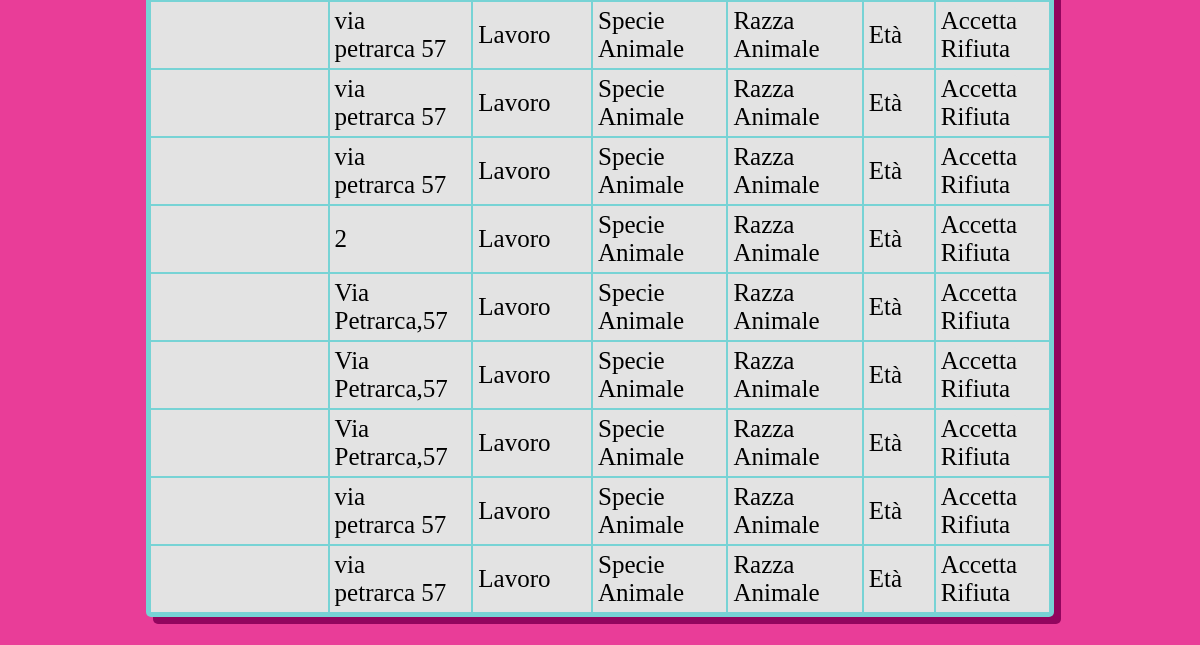
/home_amministratore/ (signed in, lower part), run on an earlier commit of the app's database.
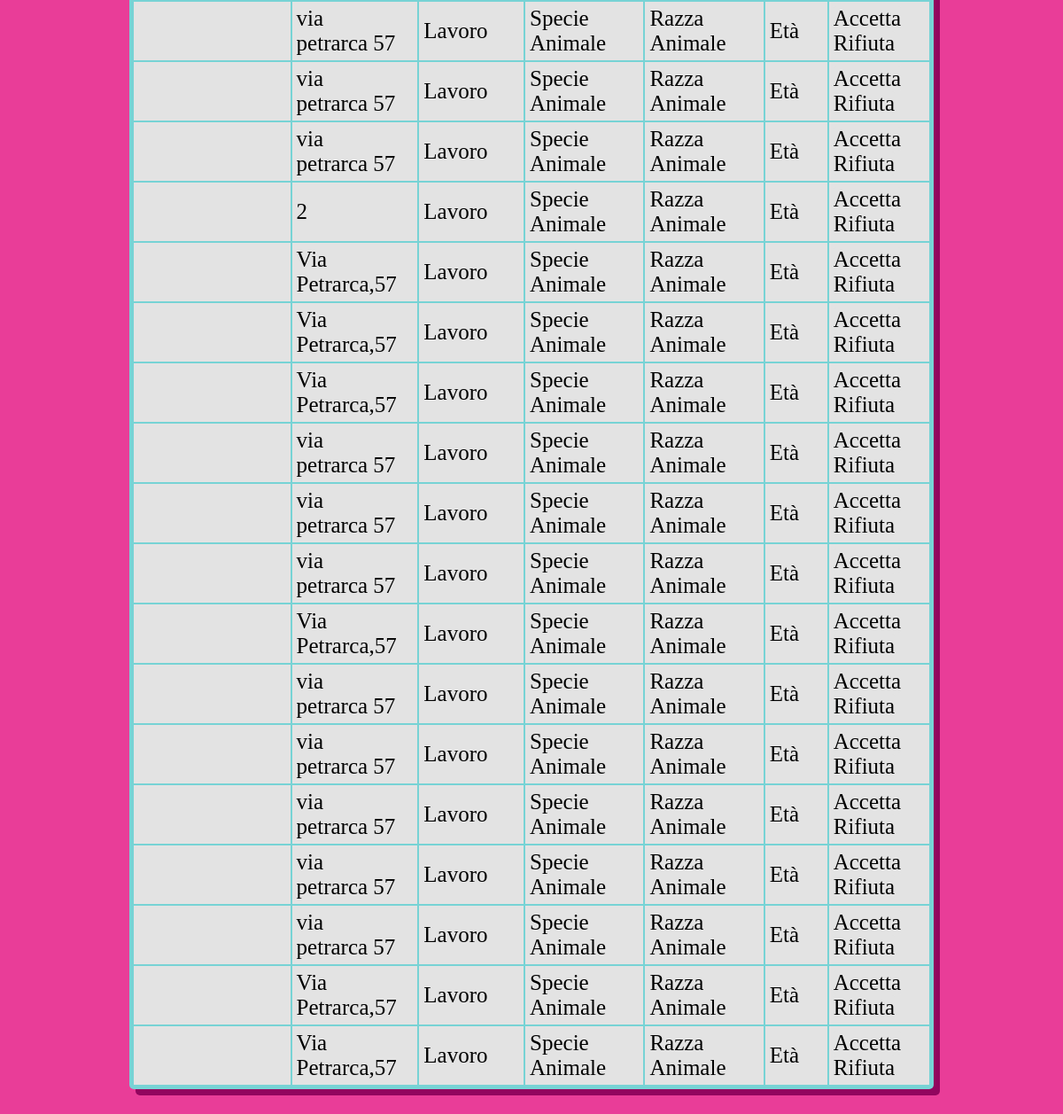
And on a later commit of the database.
### adozione/models.py (models this page shows, shortened)
class RichiestaAdozione(models.Model):
    ID_richiestaAdozione = models.AutoField(primary_key=True)
    utente = models.ForeignKey(User, on_delete=models.PROTECT, null=True, default=0)
    animale = models.ForeignKey(Animale, on_delete=models.CASCADE, null=True, default=1)
    nomeCognome = models.CharField(max_length=320)
    indirizzo = models.CharField(max_length= 400)
    emailNumeroDiTelefono = models.CharField(max_length= 500)
    richiesta = models.CharField(max_length= 400, null=False, default="in attesa")

### adozione/views.py (the view)
# urls.py: path('home_amministratore/', views.homeAmministratore, name='home_amministratore'),
@user_passes_test(lambda u: u.is_superuser, login_url='home')
def homeAmministratore(request):
    richieste = RichiestaAdozione.objects.all()
    myFilter = RichesteFilter(request.GET, queryset=richieste)
    richieste = myFilter.qs
    context = {'richieste':richieste, 'myFilter': myFilter}
    return render(request,'home_amministratore.html',context)

### adozione/models.py (called while the page is built)
    def __str__(self):
        return str(self.ID_animale)

### adozione/templates/home_amministratore.html (shortened to what this page needs)
{% load static %}
<!DOCTYPE html>
<html>
    <head>
        <link rel="stylesheet" type="text/css" href="{% static 'styles.css' %}">
    </head>
    <body>
        <table>
            <tbody>
                {% for richiesta in richieste %}
                <tr>
                    <td>{{ richiesta.NomeCognome }}</td>
                    <td>{{ richiesta.indirizzo }}</td>
                    <td>Lavoro</td>
                    <td>Specie Animale</td>
                    <td>Razza Animale</td>
                    <td>Età</td>
                    <td>
                        <a href="{% url 'accetta_rifiuta_view' richiesta.ID_richiestaAdozione 'true' %}" class="pulsante pulsante_tabella">Accetta</a>
                        <a href="{% url 'accetta_rifiuta_view' richiesta.ID_richiestaAdozione 'false' %}" class="pulsante pulsante_tabella">Rifiuta</a>
                    </td>
                </tr>
                {% endfor %}
            </tbody>
        </table>
    </body>
</html>

What changed in the data, as far as the page shows it:
added RichiestaAdozione: indirizzo "via petrarca 57"
added RichiestaAdozione: indirizzo "Via Petrarca,57"
added RichiestaAdozione: indirizzo "via petrarca 57"
added RichiestaAdozione: indirizzo "via petrarca 57"
added RichiestaAdozione: indirizzo "via petrarca 57"
added RichiestaAdozione: indirizzo "via petrarca 57"
added RichiestaAdozione: indirizzo "via petrarca 57"
added RichiestaAdozione: indirizzo "Via Petrarca,57"
added RichiestaAdozione: indirizzo "Via Petrarca,57"
